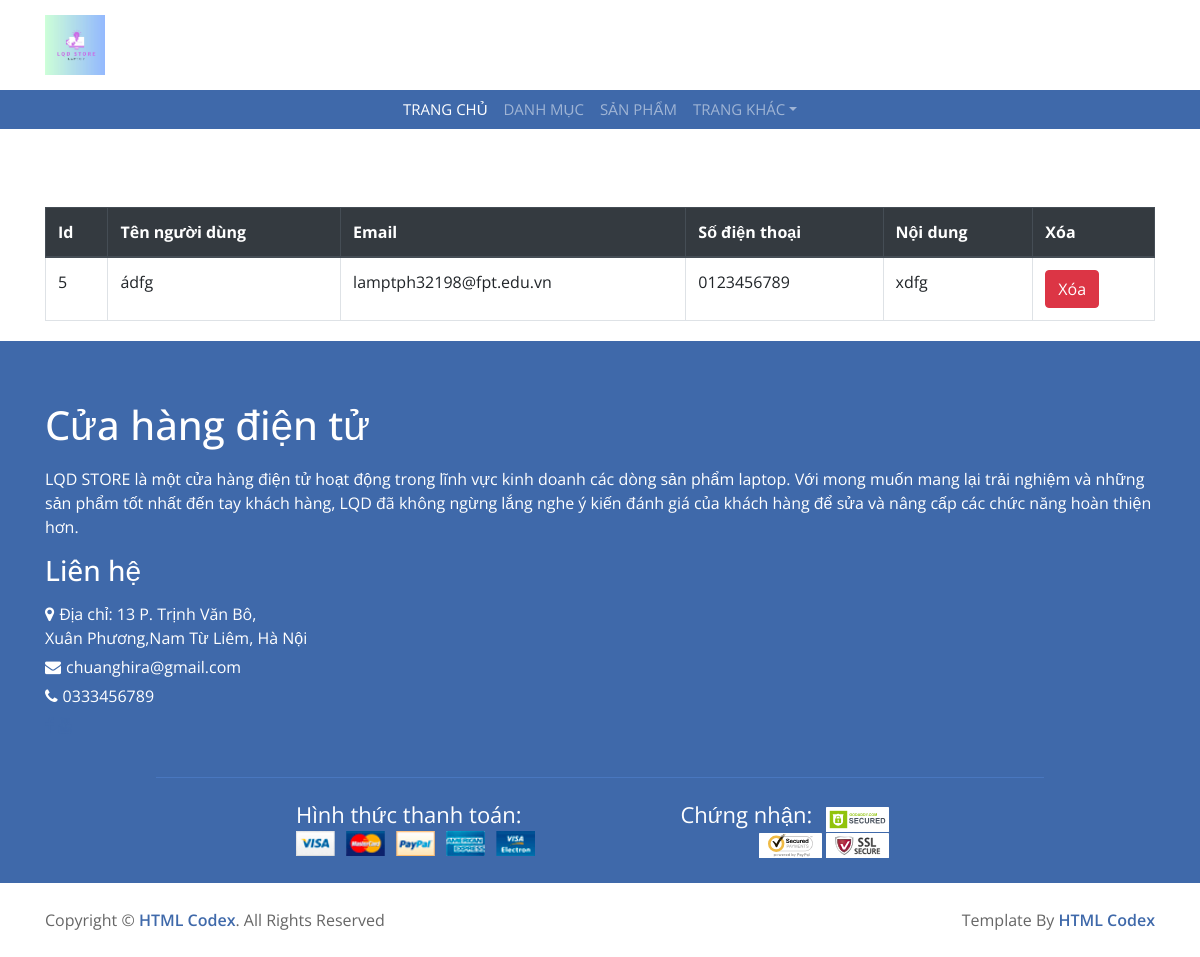
Page /admin/index.php?act=listlh on the committed database.
### tables this page shows
CREATE TABLE `lienhe` (
  `id` int(11) NOT NULL,
  `lh_name` varchar(255) NOT NULL,
  `lh_email` varchar(255) NOT NULL,
  `lh_sdt` varchar(10) NOT NULL,
  `lh_noidung` text NOT NULL
);

### model/pdo.php (called while the page is built, shortened)
<?php
function pdo_get_connection(){
    $dburl = "mysql:host=localhost;dbname=duan1;charset=utf8";
    $username = 'root';
    $password = '';
    $conn = new PDO($dburl, $username, $password);
    $conn -> setAttribute(PDO::ATTR_ERRMODE, PDO::ERRMODE_EXCEPTION);
    return $conn;
}
function pdo_query($sql){
    $sql_args = array_slice(func_get_args(),1);
    try {
        $conn = pdo_get_connection();
        $stmt = $conn->prepare($sql);
        $stmt -> execute($sql_args);
        $rows = $stmt->fetchAll();
        return $rows;
    } catch (PDOException $e) {
        throw $e;
    }
    finally{
        unset($conn);
    }
}
?>

### admin/lienhe/list.php (the view)
<div class="container">
                <div class="row">
                    <div class="col-md-12">
                        <div class="table-responsive">
                            <div class="tieude adm">
                                <h2> Danh sách liên hệ</h2>
                            </div>
                            <table class="table table-bordered adm">
                                <thead class="thead-dark ">
                                    <tr>
                                        <th>Id</th>
                                        <th>Tên người dùng</th>
                                        <th>Email</th>
                                        <th>Số điện thoại</th>
                                        <th>Nội dung</th>
                                        <th>Xóa</th>
                                    </tr>
                                </thead>
                                <?php
                                foreach($listlienhe as $lienhe){
                                    extract($lienhe);
                                    $xoalh="index.php?act=xoalh&id=".$id;
                                echo'<tbody class="align-middle">
                                    <tr>
                                        <td>'.$id.'</td>
                                        <td>'.$lh_name.'</td>
                                        <td>'.$lh_email.'</td>
                                        <td>'.$lh_sdt.'</td>
                                        <td>'.$lh_noidung.'</td>
                                        <td><a href="'.$xoalh.'"><input type="button" value="Xóa" class="btn btn-danger"></a></td>
                                    </tr>
                                </tbody>';
                                }
                                ?>
                            </table>
                        </div>
                    </div>
                </div>
                </div>

### css/style.css (style rules this page uses)
body { color: #666666; font-family: 'Open Sans', sans-serif; font-weight: 400; background: #ffffff; }
a { color: #3F69AA; transition: 0.5s; }
h1, h2, h3, h4, h5, h6 { color: #666666; margin: 0 0 15px 0; padding: 0; }
.adm { margin-top: 20px; margin-bottom: 20px; }
.tieude { text-align: center; }
.tieude>h2 { color: white; }

### rows in the picture
lienhe: id "5", lh_name "ádfg", lh_email "lamptph32198@fpt.edu.vn", lh_sdt "0123456789", lh_noidung "xdfg"
